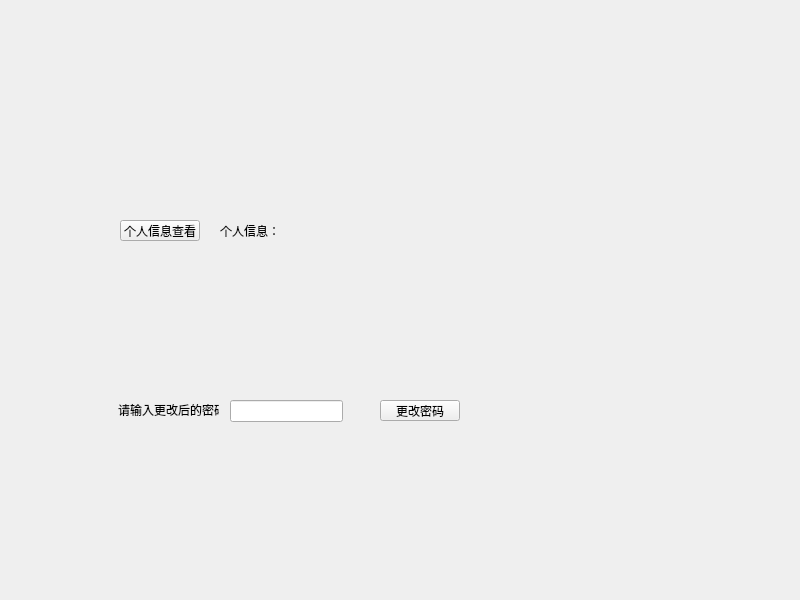
<?xml version="1.0" encoding="UTF-8"?>
<ui version="4.0">
 <class>StudentView</class>
 <widget class="QWidget" name="StudentView">
  <property name="geometry">
   <rect>
    <x>0</x>
    <y>0</y>
    <width>800</width>
    <height>600</height>
   </rect>
  </property>
  <property name="windowTitle">
   <string>Form</string>
  </property>
  <widget class="QLabel" name="label">
   <property name="geometry">
    <rect>
     <x>220</x>
     <y>200</y>
     <width>91</width>
     <height>61</height>
    </rect>
   </property>
   <property name="text">
    <string>个人信息：</string>
   </property>
  </widget>
  <widget class="QLabel" name="StuInfo">
   <property name="geometry">
    <rect>
     <x>300</x>
     <y>220</y>
     <width>411</width>
     <height>141</height>
    </rect>
   </property>
   <property name="text">
    <string/>
   </property>
  </widget>
  <widget class="QPushButton" name="StuInfoBtn">
   <property name="geometry">
    <rect>
     <x>120</x>
     <y>220</y>
     <width>80</width>
     <height>21</height>
    </rect>
   </property>
   <property name="text">
    <string>个人信息查看</string>
   </property>
  </widget>
  <widget class="QPushButton" name="PasswordBtn">
   <property name="geometry">
    <rect>
     <x>380</x>
     <y>400</y>
     <width>80</width>
     <height>21</height>
    </rect>
   </property>
   <property name="text">
    <string>更改密码</string>
   </property>
  </widget>
  <widget class="QLineEdit" name="PasswordlineEdit">
   <property name="geometry">
    <rect>
     <x>230</x>
     <y>400</y>
     <width>113</width>
     <height>22</height>
    </rect>
   </property>
  </widget>
  <widget class="QLabel" name="label_2">
   <property name="geometry">
    <rect>
     <x>118</x>
     <y>400</y>
     <width>101</width>
     <height>20</height>
    </rect>
   </property>
   <property name="text">
    <string>请输入更改后的密码</string>
   </property>
  </widget>
 </widget>
 <resources/>
 <connections/>
</ui>
